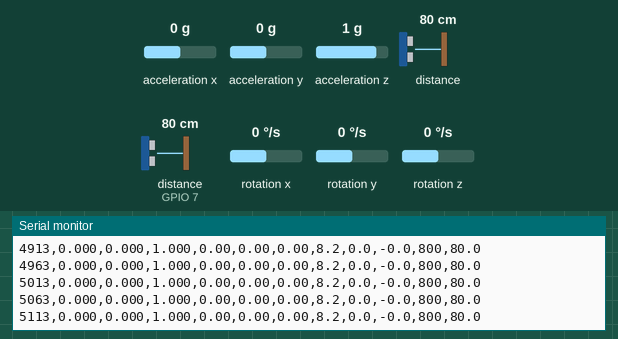
This sketch was run on a simulated ESP32-S3. Parts: the last lines printed to the serial monitor. Wiring (inferred from the names in the program): ultrasonic range finder: trigger GPIO 6; echo GPIO 7; MPU-9250 motion sensor at I2C address 0x68. Inputs (shaded band) come from the test bench; at power-on: distance to the obstacle 80 cm, distance to the obstacle (sensor on GPIO 7) 80 cm, rotation x 0 °/s, acceleration x 0 g, acceleration y 0 g, acceleration z 1 g, rotation y 0 °/s, rotation z 0 °/s. The echo pulse lasts 58.3 µs per cm.

Above: at 5.2 s.
5.3 s: distance to the obstacle (sensor 0) set to 250 cm
At 5.37 s:
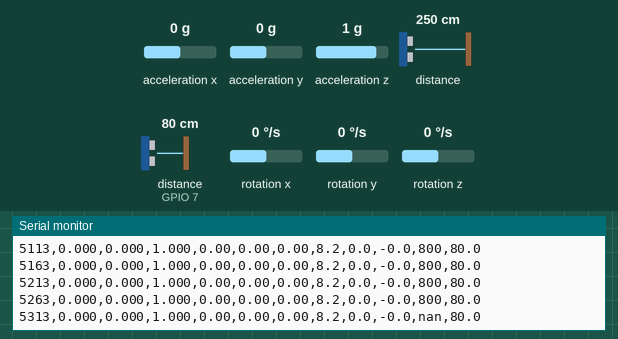
6.9 s: distance to the obstacle (sensor on GPIO 7) set to 2 cm
At 6.92 s:
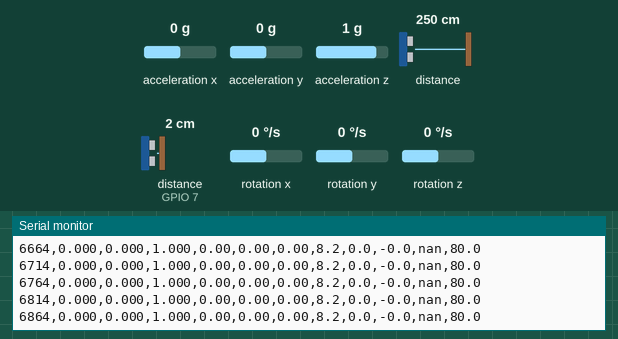
8.4 s: rotation x set to 100 °/s
At 8.41 s:
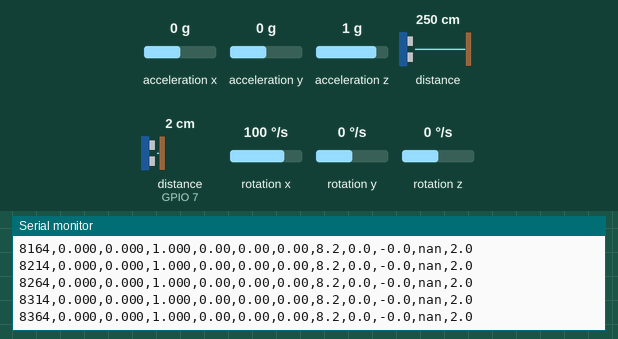
11.4 s: distance to the obstacle (sensor 0) set to 2 cm
At 11.41 s:
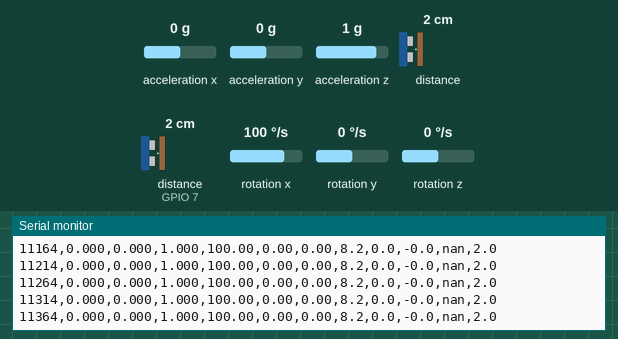
14.4 s: distance to the obstacle (sensor on GPIO 7) set to 4 cm
At 14.41 s:
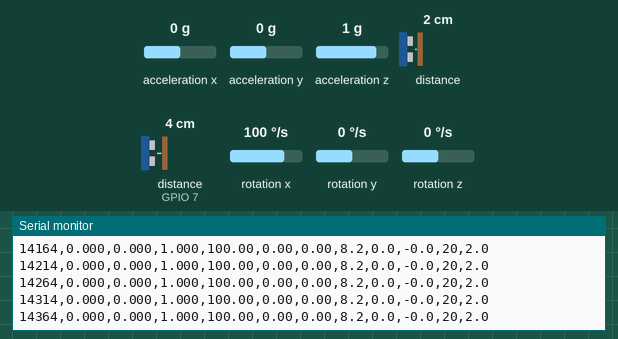
15.9 s: acceleration x set to -1.4 g
At 15.92 s:
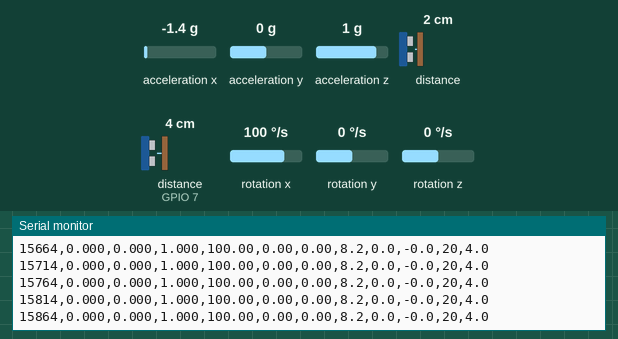

The sketch:

f450_sensores_test.ino
```cpp
/*
 * F450 + ESP32-S3 : Prueba de lectura de sensores (Fase 0, sin motores)
 * ---------------------------------------------------------------------
 *  - MPU (MPU-6050 / MPU-6500 / MPU-9250) por I2C  -> Wire  (SDA=GPIO1, SCL=GPIO39)
 *  - ToF (VL53L0X o VL53L1X)              por I2C  -> Wire1 (SDA=GPIO4, SCL=GPIO5)
 *  - Ultrasonido HC-SR04                  TRIG=GPIO6, ECHO=GPIO7
 *
 * Librerías (Gestor de librerías): "VL53L0X" o "VL53L1X" de Pololu.
 * Si tu ToF es VL53L1X, comenta TOF_VL53L0X y descomenta TOF_VL53L1X.
 *
 * Placa: ESP32S3 Dev Module. Si usas el USB nativo: "USB CDC On Boot: Enabled".
 * Serial: 115200 baudios.
 *
 * !! El ECHO del HC-SR04 entrega 5 V. El GPIO del S3 tolera solo 3.3 V:
 *    usa divisor resistivo (p. ej. 1k + 2k) o un módulo HC-SR04 de 3.3 V.
 * !! NO conectar las baterías/ESC de los motores durante esta prueba.
 */

#include <Arduino.h>
#include <Wire.h>

// ====================== SELECCIÓN DE ToF ======================
#define TOF_VL53L0X
//#define TOF_VL53L1X

#if defined(TOF_VL53L0X)
  #include <VL53L0X.h>
  VL53L0X tof;
#elif defined(TOF_VL53L1X)
  #include <VL53L1X.h>
  VL53L1X tof;
#endif

// ========================== PINES =============================
constexpr int PIN_MPU_SDA = 1;
constexpr int PIN_MPU_SCL = 39;
constexpr int PIN_TOF_SDA = 4;
constexpr int PIN_TOF_SCL = 5;
constexpr int PIN_US_TRIG = 6;
constexpr int PIN_US_ECHO = 7;

// ======================= PARÁMETROS ===========================
constexpr uint32_t I2C_FREQ        = 400000;
constexpr uint32_t PERIODO_MS      = 50;      // 20 Hz de impresión
constexpr uint32_t US_TIMEOUT_US   = 25000;   // ~4.3 m máx.
constexpr int      N_CALIB_GIRO    = 500;     // muestras para offset de giroscopio

// MPU: ±4 g y ±500 °/s
constexpr float ACC_LSB_G   = 8192.0f;
constexpr float GYR_LSB_DPS = 65.5f;

// Registros MPU
constexpr uint8_t REG_SMPLRT_DIV   = 0x19;
constexpr uint8_t REG_CONFIG       = 0x1A;
constexpr uint8_t REG_GYRO_CONFIG  = 0x1B;
constexpr uint8_t REG_ACCEL_CONFIG = 0x1C;
constexpr uint8_t REG_ACCEL_CONF2  = 0x1D;   // solo 6500/9250
constexpr uint8_t REG_ACCEL_XOUT_H = 0x3B;
constexpr uint8_t REG_PWR_MGMT_1   = 0x6B;
constexpr uint8_t REG_WHO_AM_I     = 0x75;

// ========================= ESTADO =============================
uint8_t mpuAddr   = 0;
bool    mpuOK     = false;
bool    tofOK     = false;
float   gOffX = 0, gOffY = 0, gOffZ = 0;

struct MpuData { float ax, ay, az, gx, gy, gz, temp, roll, pitch; };

// ===================== UTILIDADES I2C =========================
void escanearBus(TwoWire &bus, const char *nombre) {
  Serial0.printf("[SCAN] %s: ", nombre);
  int n = 0;
  for (uint8_t a = 1; a < 127; a++) {
    bus.beginTransmission(a);
    if (bus.endTransmission() == 0) {
      Serial0.printf("0x%02X ", a);
      n++;
    }
  }
  if (n == 0) Serial0.print("(sin dispositivos: revisar cableado, pull-ups y alimentación)");
  Serial0.println();
}

bool escribirReg(uint8_t reg, uint8_t val) {
  Wire.beginTransmission(mpuAddr);
  Wire.write(reg);
  Wire.write(val);
  return Wire.endTransmission() == 0;
}

bool leerRegs(uint8_t reg, uint8_t *buf, uint8_t len) {
  Wire.beginTransmission(mpuAddr);
  Wire.write(reg);
  if (Wire.endTransmission(false) != 0) return false;
  if (Wire.requestFrom((int)mpuAddr, (int)len) != len) return false;
  for (uint8_t i = 0; i < len; i++) buf[i] = Wire.read();
  return true;
}

// ========================= MPU ================================
bool mpuLeerCrudo(int16_t &ax, int16_t &ay, int16_t &az,
                  int16_t &t, int16_t &gx, int16_t &gy, int16_t &gz) {
  uint8_t b[14];
  if (!leerRegs(REG_ACCEL_XOUT_H, b, 14)) return false;
  ax = (b[0]  << 8) | b[1];
  ay = (b[2]  << 8) | b[3];
  az = (b[4]  << 8) | b[5];
  t  = (b[6]  << 8) | b[7];
  gx = (b[8]  << 8) | b[9];
  gy = (b[10] << 8) | b[11];
  gz = (b[12] << 8) | b[13];
  return true;
}

bool mpuInit() {
  // Detectar dirección 0x68 / 0x69
  for (uint8_t a : {(uint8_t)0x68, (uint8_t)0x69}) {
    Wire.beginTransmission(a);
    if (Wire.endTransmission() == 0) { mpuAddr = a; break; }
  }
  if (!mpuAddr) { Serial0.println("[MPU] No responde en 0x68/0x69"); return false; }

  uint8_t who = 0;
  if (!leerRegs(REG_WHO_AM_I, &who, 1)) { Serial0.println("[MPU] Error leyendo WHO_AM_I"); return false; }
  Serial0.printf("[MPU] Dir 0x%02X, WHO_AM_I = 0x%02X ", mpuAddr, who);
  bool es6500familia = false;
  switch (who) {
    case 0x68: Serial0.println("(MPU-6050)"); break;
    case 0x70: Serial0.println("(MPU-6500)"); es6500familia = true; break;
    case 0x71: Serial0.println("(MPU-9250)"); es6500familia = true; break;
    case 0x73: Serial0.println("(MPU-9255)"); es6500familia = true; break;
    default:   Serial0.println("(ID desconocido, se intenta continuar)"); break;
  }

  escribirReg(REG_PWR_MGMT_1, 0x80);   // reset
  delay(100);
  escribirReg(REG_PWR_MGMT_1, 0x01);   // despertar, reloj PLL giroscopio X
  delay(50);
  escribirReg(REG_SMPLRT_DIV, 0x00);   // 1 kHz con DLPF activo
  escribirReg(REG_CONFIG, 0x03);       // DLPF giro ~41 Hz
  escribirReg(REG_GYRO_CONFIG, 0x08);  // ±500 °/s
  escribirReg(REG_ACCEL_CONFIG, 0x08); // ±4 g
  if (es6500familia) escribirReg(REG_ACCEL_CONF2, 0x03); // DLPF accel ~44 Hz
  delay(50);
  return true;
}

void mpuCalibrarGiro() {
  Serial0.println("[MPU] Calibrando giroscopio: MANTENER LA PLATAFORMA QUIETA...");
  double sx = 0, sy = 0, sz = 0;
  int validas = 0;
  for (int i = 0; i < N_CALIB_GIRO; i++) {
    int16_t ax, ay, az, t, gx, gy, gz;
    if (mpuLeerCrudo(ax, ay, az, t, gx, gy, gz)) {
      sx += gx; sy += gy; sz += gz;
      validas++;
    }
    delay(3);
  }
  if (validas > 0) {
    gOffX = sx / validas; gOffY = sy / validas; gOffZ = sz / validas;
  }
  Serial0.printf("[MPU] Offset giro (LSB): %.1f, %.1f, %.1f  (%d muestras)\n",
                gOffX, gOffY, gOffZ, validas);
}

bool mpuLeer(MpuData &d) {
  int16_t ax, ay, az, t, gx, gy, gz;
  if (!mpuLeerCrudo(ax, ay, az, t, gx, gy, gz)) return false;
  d.ax = ax / ACC_LSB_G;
  d.ay = ay / ACC_LSB_G;
  d.az = az / ACC_LSB_G;
  d.gx = (gx - gOffX) / GYR_LSB_DPS;
  d.gy = (gy - gOffY) / GYR_LSB_DPS;
  d.gz = (gz - gOffZ) / GYR_LSB_DPS;
  d.temp  = t / 333.87f + 21.0f;   // MPU-9250/6500; en MPU-6050: t/340 + 36.53
  // Ángulos estáticos a partir del acelerómetro (solo referencia, sin fusión)
  d.roll  = atan2f(d.ay, d.az) * 180.0f / PI;
  d.pitch = atan2f(-d.ax, sqrtf(d.ay * d.ay + d.az * d.az)) * 180.0f / PI;
  return true;
}

// ========================= ToF ================================
bool tofInit() {
  tof.setBus(&Wire1);
  tof.setTimeout(200);
#if defined(TOF_VL53L0X)
  if (!tof.init()) { Serial0.println("[ToF] VL53L0X no inicializa"); return false; }
  tof.startContinuous();            // modo back-to-back
  Serial0.println("[ToF] VL53L0X OK");
#elif defined(TOF_VL53L1X)
  if (!tof.init()) { Serial0.println("[ToF] VL53L1X no inicializa"); return false; }
  tof.setDistanceMode(VL53L1X::Long);
  tof.setMeasurementTimingBudget(33000);
  tof.startContinuous(50);
  Serial0.println("[ToF] VL53L1X OK");
#endif
  return true;
}

// Devuelve mm, o -1 si hay timeout / fuera de rango
int tofLeerMM() {
#if defined(TOF_VL53L0X)
  uint16_t d = tof.readRangeContinuousMillimeters();
  if (tof.timeoutOccurred() || d >= 8190) return -1;
  return d;
#elif defined(TOF_VL53L1X)
  uint16_t d = tof.read();
  if (tof.timeoutOccurred()) return -1;
  return d;
#endif
}

// ===================== ULTRASONIDO ============================
// Devuelve cm, o -1 si no hay eco
float usLeerCM() {
  digitalWrite(PIN_US_TRIG, LOW);
  delayMicroseconds(2);
  digitalWrite(PIN_US_TRIG, HIGH);
  delayMicroseconds(10);
  digitalWrite(PIN_US_TRIG, LOW);
  unsigned long dur = pulseIn(PIN_US_ECHO, HIGH, US_TIMEOUT_US);
  if (dur == 0) return -1.0f;
  return dur * 0.0343f / 2.0f;     // 343 m/s a ~20 °C
}

// ========================= SETUP ==============================
void setup() {
  Serial0.begin(115200);
  delay(1500);
  Serial0.println();
  Serial0.println("=== F450 / ESP32-S3 : prueba de sensores (sin motores) ===");

  pinMode(PIN_US_TRIG, OUTPUT);
  pinMode(PIN_US_ECHO, INPUT);
  digitalWrite(PIN_US_TRIG, LOW);

  Wire.begin(PIN_MPU_SDA, PIN_MPU_SCL, I2C_FREQ);
  Wire1.begin(PIN_TOF_SDA, PIN_TOF_SCL, I2C_FREQ);

  escanearBus(Wire,  "Bus MPU (Wire)  ");
  escanearBus(Wire1, "Bus ToF (Wire1) ");

  mpuOK = mpuInit();
  if (mpuOK) mpuCalibrarGiro();
  tofOK = tofInit();

  Serial0.println();
  Serial0.println("t_ms,ax_g,ay_g,az_g,gx_dps,gy_dps,gz_dps,temp_C,roll_deg,pitch_deg,tof_mm,us_cm");
}

// ========================== LOOP ==============================
void loop() {
  static uint32_t tProx = 0;
  uint32_t ahora = millis();
  if (ahora < tProx) return;
  tProx = ahora + PERIODO_MS;

  MpuData m = {};
  bool mOK = mpuOK && mpuLeer(m);
  int   tofmm = tofOK ? tofLeerMM() : -1;
  float uscm  = usLeerCM();

  Serial0.print(ahora);
  Serial0.print(',');
  if (mOK) {
    Serial0.printf("%.3f,%.3f,%.3f,%.2f,%.2f,%.2f,%.1f,%.1f,%.1f,",
                  m.ax, m.ay, m.az, m.gx, m.gy, m.gz, m.temp, m.roll, m.pitch);
  } else {
    Serial0.print("nan,nan,nan,nan,nan,nan,nan,nan,nan,");
  }
  if (tofmm >= 0) Serial0.print(tofmm); else Serial0.print("nan");
  Serial0.print(',');
  if (uscm >= 0) Serial0.println(uscm, 1); else Serial0.println("nan");
}
```

Measured:
- after the input at 5.3 s, the serial monitor: prints a new line after 0.05 s (image 1)
